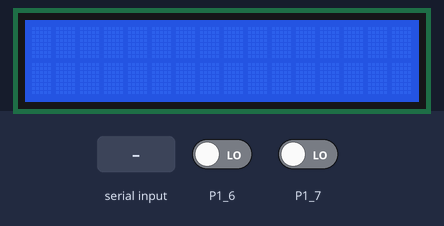
A sketch run on a simulated TI MSP430 LaunchPad. Parts: 16×2 character LCD. The test bench sets the inputs (shaded band); at power-on: P1_6 LOW, P1_7 LOW.

Above: at 1.2 s.
1.3 s: "T1   \n" received over Serial
At 2.5 s:
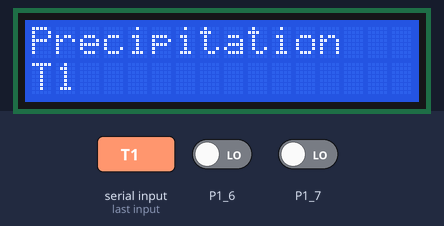
3.0 s: "1\n" received over Serial
At 3.7 s:
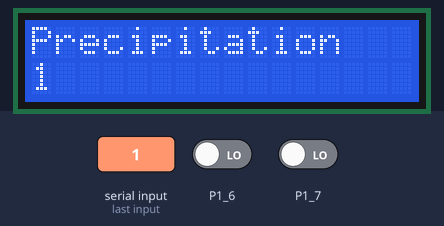
Timing chart, 0 to 6.0 s (numbered marks = the images above; inputs shaded):
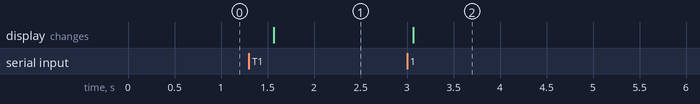

The sketch:

mspsend.ino
```cpp
//char inByte; // incoming serial byte
#include "LiquidCrystal.h"
String inputString = ""; // a string to hold incoming data
boolean stringComplete = false;
LiquidCrystal lcd(7, 8, 9, 10, 11, 12);
int i,j;
void setup()
{
  // start serial port at 9600 bps:
 // Serial1.begin(9600);
  Serial.begin(9600);
  lcd.begin(16, 2);
// establishContact(); // send a byte to establish contact until receiver responds

pinMode(P1_6,INPUT);
pinMode(P1_7,INPUT);
pinMode(P1_4,INPUT);
pinMode(P1_7,INPUT);}

void loop()
{
      while (Serial.available())
         {


                    char inChar = Serial.read();
                    // add it to the inputString
                    inputString += inChar;

                    if (inChar == '\n') {
                              stringComplete = true;
                              break;
                                        }
         }
          if (stringComplete) {
        if(digitalRead(P1_6)==HIGH)
        { i=1;}
        else
        { i=0;}
         if(digitalRead(P1_7)==HIGH)
        { j=1;}
        else
        { j=0;}
        lcd.setCursor(0,0);
        lcd.print("Precipitation ");
        lcd.setCursor(0,1);
        lcd.print(inputString.charAt(0));
        lcd.print(inputString.charAt(1));
//        lcd.setCursor(0,1);
//        lcd.print("T1   ");
//        lcd.print("1 ");
//        lcd.print("T2   ");
//        lcd.print("0 ");

        inputString = "";
        stringComplete = false;
                             }


          delay(500);


}


//void establishContact() {
//  while (Serial.available() <= 0) {
//    lcd.setCursor(0,1);
//    lcd.println('A'); // send a capital A
//    delay(300);
//  }
//}
```

Measured:
- after the input at 1.3 s, the display: changes after 0.27 s (image 1)
- after the input at 3.0 s, the display: changes after 0.07 s (image 2)
